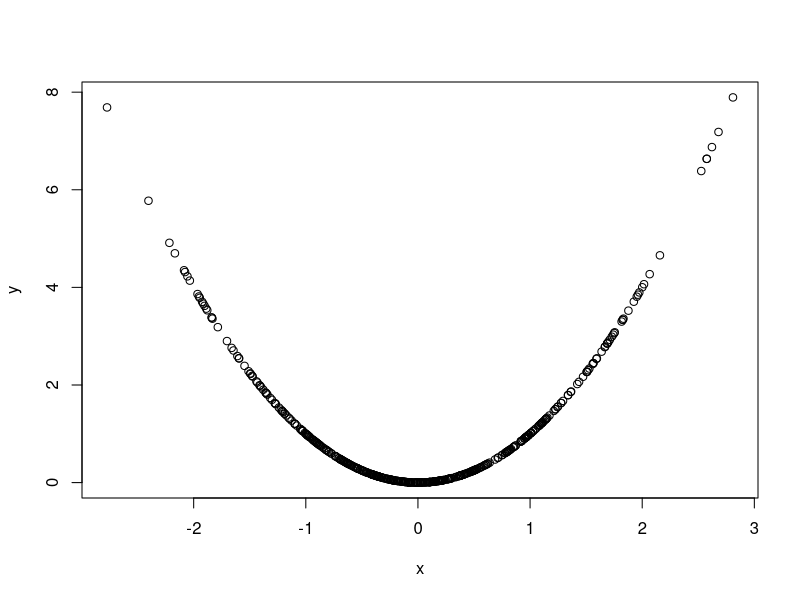
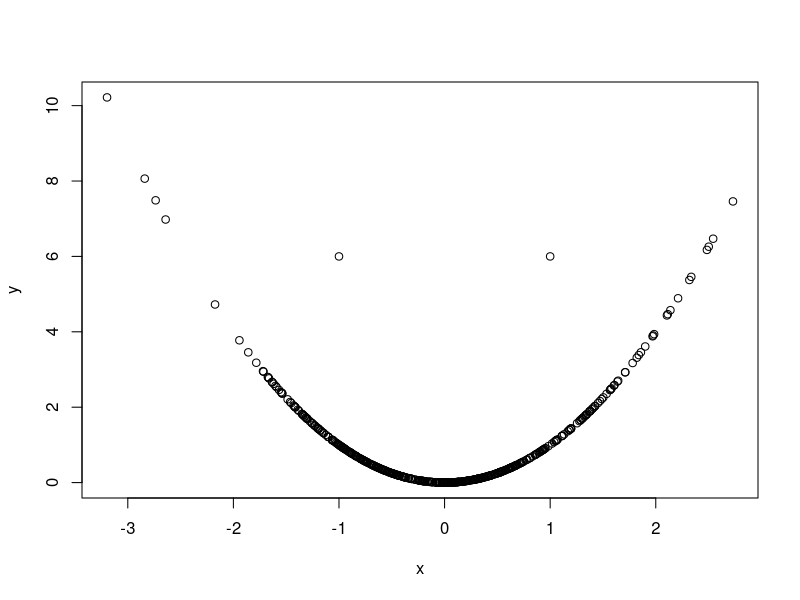

Reproduce these figures in R, in order.
## ---- chunk 1
#| echo=TRUE
#create a variable of 500 numbers from a standard normal distribution
x<-rnorm(500,0,1)

#create another variable from the same data but squared
y<-x^2

#make it into a scatter plot
plot(x,y)

## ---- chunk 2
#| echo=TRUE
#create a variable of 500 numbers from a standard normal distribution
x<-rnorm(500,0,1)

#create another variable from the same data but squared
y<-x^2

#make it into a scatter plot
plot(x,y)
points(c(-1,1),c(6,6))

